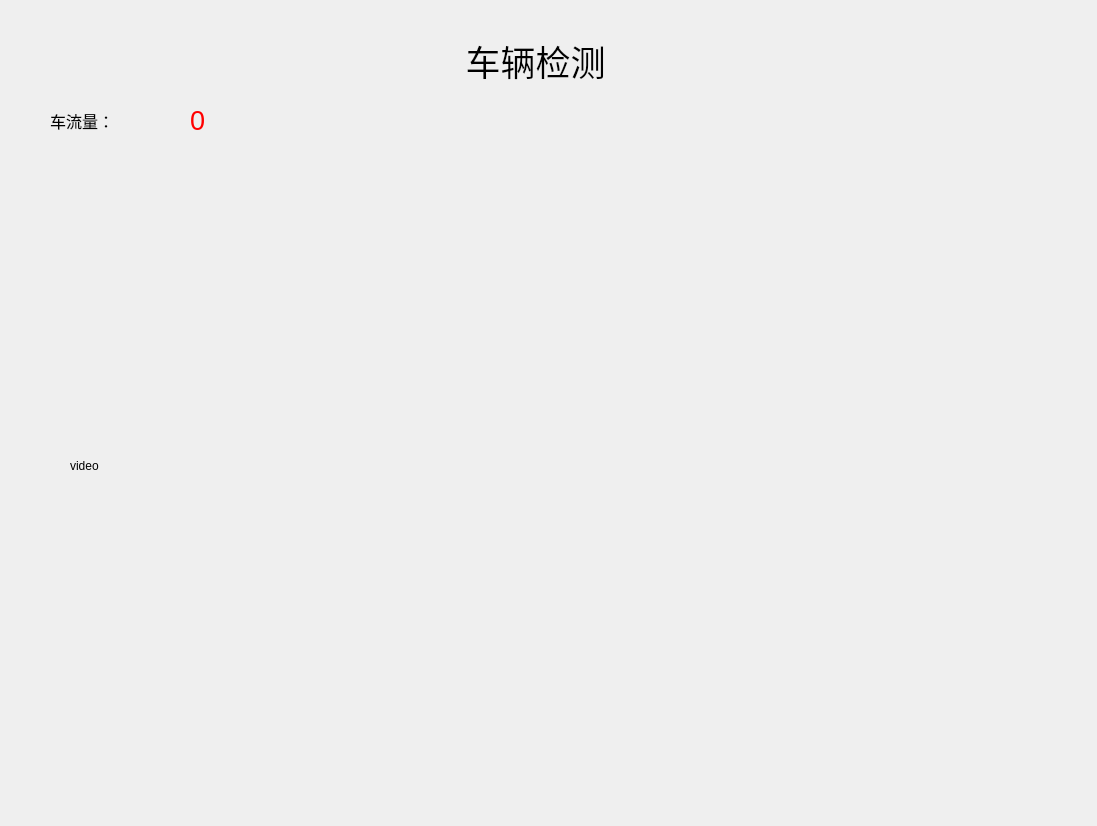
<?xml version="1.0" encoding="UTF-8"?>
<ui version="4.0">
 <class>Dialog</class>
 <widget class="QDialog" name="Dialog">
  <property name="geometry">
   <rect>
    <x>0</x>
    <y>0</y>
    <width>1097</width>
    <height>826</height>
   </rect>
  </property>
  <property name="windowTitle">
   <string>Dialog</string>
  </property>
  <widget class="QLabel" name="title">
   <property name="geometry">
    <rect>
     <x>220</x>
     <y>40</y>
     <width>631</width>
     <height>41</height>
    </rect>
   </property>
   <property name="font">
    <font>
     <pointsize>26</pointsize>
    </font>
   </property>
   <property name="text">
    <string>车辆检测</string>
   </property>
   <property name="alignment">
    <set>Qt::AlignCenter</set>
   </property>
  </widget>
  <widget class="QLabel" name="label">
   <property name="geometry">
    <rect>
     <x>50</x>
     <y>100</y>
     <width>141</width>
     <height>41</height>
    </rect>
   </property>
   <property name="font">
    <font>
     <pointsize>12</pointsize>
    </font>
   </property>
   <property name="text">
    <string>车流量：</string>
   </property>
  </widget>
  <widget class="QLabel" name="carnum">
   <property name="geometry">
    <rect>
     <x>190</x>
     <y>100</y>
     <width>211</width>
     <height>41</height>
    </rect>
   </property>
   <property name="font">
    <font>
     <pointsize>20</pointsize>
    </font>
   </property>
   <property name="styleSheet">
    <string notr="true">color:red
</string>
   </property>
   <property name="text">
    <string>0</string>
   </property>
  </widget>
  <widget class="QLabel" name="video1">
   <property name="geometry">
    <rect>
     <x>70</x>
     <y>170</y>
     <width>951</width>
     <height>591</height>
    </rect>
   </property>
   <property name="text">
    <string>video</string>
   </property>
  </widget>
 </widget>
 <resources/>
 <connections/>
 <slots>
  <slot>readone()</slot>
 </slots>
</ui>
